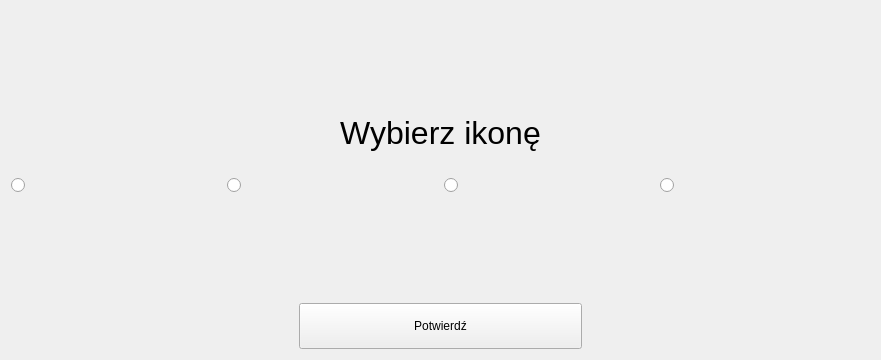
<?xml version="1.0" encoding="UTF-8"?>
<ui version="4.0">
 <class>FormSetIcon</class>
 <widget class="QWidget" name="FormSetIcon">
  <property name="geometry">
   <rect>
    <x>0</x>
    <y>0</y>
    <width>881</width>
    <height>360</height>
   </rect>
  </property>
  <property name="windowTitle">
   <string>Form</string>
  </property>
  <property name="styleSheet">
   <string notr="true"/>
  </property>
  <layout class="QGridLayout" name="gridLayout">
   <item row="3" column="5" colspan="3">
    <layout class="QHBoxLayout" name="horizontalLayout">
     <item>
      <widget class="QRadioButton" name="radioButton_2">
       <property name="minimumSize">
        <size>
         <width>0</width>
         <height>16</height>
        </size>
       </property>
       <property name="maximumSize">
        <size>
         <width>16777215</width>
         <height>16</height>
        </size>
       </property>
       <property name="font">
        <font>
         <pointsize>8</pointsize>
        </font>
       </property>
       <property name="text">
        <string/>
       </property>
       <property name="iconSize">
        <size>
         <width>16</width>
         <height>16</height>
        </size>
       </property>
      </widget>
     </item>
     <item>
      <widget class="QRadioButton" name="radioButton">
       <property name="minimumSize">
        <size>
         <width>0</width>
         <height>16</height>
        </size>
       </property>
       <property name="text">
        <string/>
       </property>
      </widget>
     </item>
     <item>
      <widget class="QRadioButton" name="radioButton_3">
       <property name="minimumSize">
        <size>
         <width>0</width>
         <height>16</height>
        </size>
       </property>
       <property name="text">
        <string/>
       </property>
      </widget>
     </item>
     <item>
      <widget class="QRadioButton" name="radioButton_4">
       <property name="minimumSize">
        <size>
         <width>0</width>
         <height>16</height>
        </size>
       </property>
       <property name="text">
        <string/>
       </property>
      </widget>
     </item>
    </layout>
   </item>
   <item row="2" column="5" colspan="3">
    <layout class="QHBoxLayout" name="horizontalLayout_2">
     <item>
      <widget class="QLabel" name="label_3">
       <property name="maximumSize">
        <size>
         <width>190</width>
         <height>200</height>
        </size>
       </property>
       <property name="text">
        <string/>
       </property>
       <property name="pixmap">
        <pixmap resource="resources.qrc">:/images/avatars/Bwhhltx.jpg</pixmap>
       </property>
       <property name="scaledContents">
        <bool>false</bool>
       </property>
      </widget>
     </item>
     <item>
      <widget class="QLabel" name="label_4">
       <property name="maximumSize">
        <size>
         <width>150</width>
         <height>200</height>
        </size>
       </property>
       <property name="text">
        <string/>
       </property>
       <property name="pixmap">
        <pixmap resource="resources.qrc">:/images/avatars/storybook-characters-college-girls.jpg</pixmap>
       </property>
       <property name="scaledContents">
        <bool>true</bool>
       </property>
      </widget>
     </item>
     <item>
      <widget class="QLabel" name="label">
       <property name="maximumSize">
        <size>
         <width>200</width>
         <height>200</height>
        </size>
       </property>
       <property name="text">
        <string/>
       </property>
       <property name="pixmap">
        <pixmap resource="resources.qrc">:/images/avatars/646.jpg</pixmap>
       </property>
      </widget>
     </item>
     <item>
      <widget class="QLabel" name="label_2">
       <property name="maximumSize">
        <size>
         <width>200</width>
         <height>200</height>
        </size>
       </property>
       <property name="text">
        <string/>
       </property>
       <property name="pixmap">
        <pixmap resource="resources.qrc">:/images/avatars/avatar_6351.png</pixmap>
       </property>
      </widget>
     </item>
    </layout>
   </item>
   <item row="1" column="6">
    <widget class="QLabel" name="label_5">
     <property name="font">
      <font>
       <pointsize>24</pointsize>
      </font>
     </property>
     <property name="text">
      <string>Wybierz ikonę</string>
     </property>
     <property name="alignment">
      <set>Qt::AlignCenter</set>
     </property>
    </widget>
   </item>
   <item row="4" column="6">
    <spacer name="verticalSpacer_2">
     <property name="orientation">
      <enum>Qt::Vertical</enum>
     </property>
     <property name="sizeHint" stdset="0">
      <size>
       <width>20</width>
       <height>40</height>
      </size>
     </property>
    </spacer>
   </item>
   <item row="0" column="6">
    <spacer name="verticalSpacer">
     <property name="orientation">
      <enum>Qt::Vertical</enum>
     </property>
     <property name="sizeHint" stdset="0">
      <size>
       <width>20</width>
       <height>40</height>
      </size>
     </property>
    </spacer>
   </item>
   <item row="5" column="6">
    <widget class="QPushButton" name="pushButton">
     <property name="minimumSize">
      <size>
       <width>0</width>
       <height>46</height>
      </size>
     </property>
     <property name="text">
      <string>Potwierdź</string>
     </property>
    </widget>
   </item>
  </layout>
 </widget>
 <resources>
  <include location="resources.qrc"/>
 </resources>
 <connections/>
</ui>
